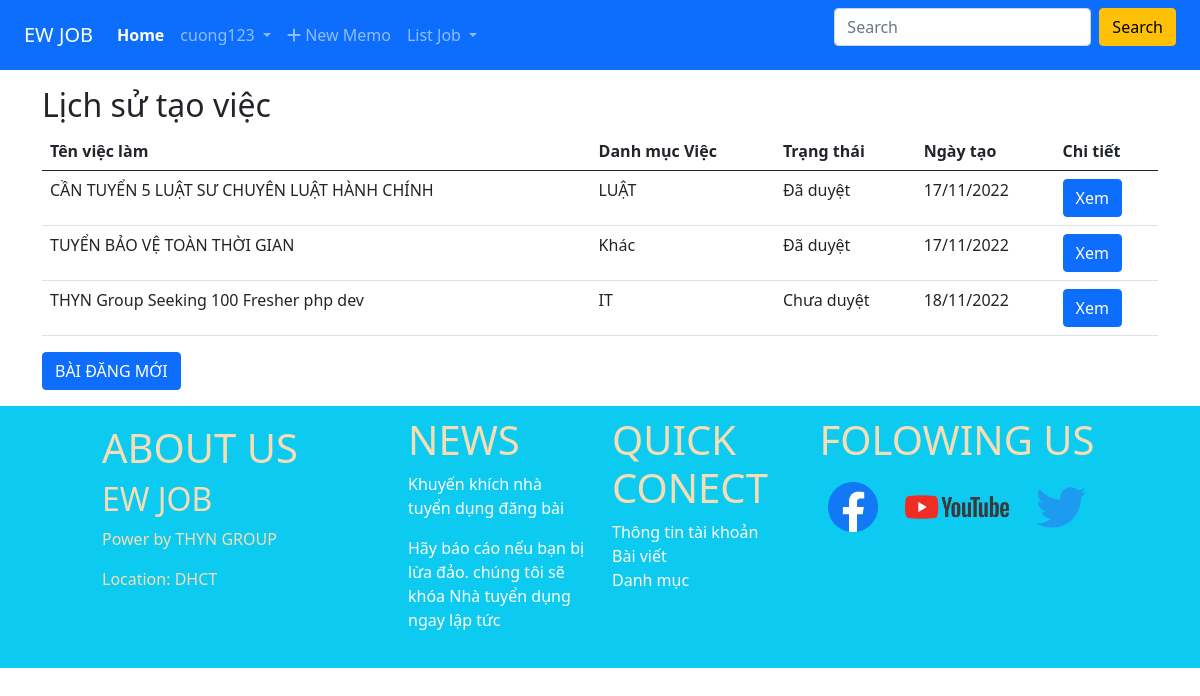
/index.php?quanly=job (signed in), run on the app's committed database.
### tables this page shows
CREATE TABLE `vieclam` (
  `id` int(11) NOT NULL,
  `id_danhmuc` varchar(100) NOT NULL,
  `tenviec` varchar(100) NOT NULL,
  `mota` longtext NOT NULL,
  `username` varchar(100) NOT NULL,
  `anhbia` varchar(100) NOT NULL,
  `trangthai` int(11) NOT NULL,
  `ngaytao` timestamp NOT NULL DEFAULT current_timestamp() ON UPDATE current_timestamp()
);

CREATE TABLE `danhmucviec` (
  `id_danhmuc` int(11) NOT NULL,
  `tendanhmuc` varchar(100) NOT NULL,
  `trangthai_dm` int(11) NOT NULL
);

### src/modules/ql_cv/history.php (the view)
<?php
if(isset($_SESSION['dangnhap'])){
  if(isset($_SESSION['nhatuyendung'])){
    $sql = $pdo->prepare(
        "SELECT * FROM vieclam as a, danhmucviec as b WHERE username = :usn AND a.id_danhmuc = b.id_danhmuc"
    );
    $sql->execute([
        'usn' => $_SESSION['dangnhap']
    ]);
  $rows = $sql->fetchAll()
?>
<h2>Lịch sử tạo việc</h2>
<table class="table">
  <thead>
    <tr>
      <th scope="col">Tên việc làm</th>
      <th scope="col">Danh mục Việc</th>
      <th scope="col">Trạng thái</th>
      <th scope="col">Ngày tạo</th>
      <th scope="col">Chi tiết</th>
    </tr>
  </thead>
  <tbody>
    <?php
        foreach($rows as $row){
    ?>
         <tr>
            <td scope="row"><?php echo $row['tenviec'] ?></td>
            <td scope="row"><?php echo $row['tendanhmuc'] ?></td>
            <td scope="row">
              <?php
              if($row['trangthai'] ==0){
                echo "Chưa duyệt";
              }elseif($row['trangthai'] == 1){
                echo "Đã duyệt";
              }else echo "đã từ chối";
              ?>
            </td>
            <td scope="row"> <?php echo date("d/m/Y",strtotime($row['ngaytao'])) ?></td>
            <td scope="row"><a href="index.php?quanly=chitietbai&id=<?php echo $row['id'] ?>" class="btn btn-primary">Xem</a></td>
        </tr>
    <?php
    }
    ?>
  </tbody>
</table>
<a href="index.php?quanly=thembai" class="btn btn-primary">BÀI ĐĂNG MỚI</a>
<?php
    }else{
?>
<h1>BẠN KHÔNG PHẢI NHÀ TUYỂN DỤNG VUI LÒNG ĐĂNG KÝ GÓI NHÀ TUYỂN DỤNG TẠI ĐÂY</h1>
<?php
    }
  }
?>

### index.php (shortened to what this page needs)
<!DOCTYPE html>
<html lang="en">
<head>
  <link href="https://cdn.jsdelivr.net/npm/bootstrap@5.0.2/dist/css/bootstrap.min.css" rel="stylesheet"
>
  <link rel="stylesheet" href="src/css/style.css">
</head>
<body>
  <?php
    include("src/header.php");
    include("src/main.php");
    include("src/footer.php");
  ?>
</body>
</html>

### src/header.php (shortened to what this page needs)
<div class="header bg-light row mb-3">
  <nav class="navbar navbar-expand-lg navbar-dark bg-primary">
    <div class="container-fluid">
      <a class="navbar-brand">EW JOB</a>
      <div class="collapse navbar-collapse" id="navbarNavDropdown">
        <ul class="navbar-nav">
          <li class="nav-item">
            <a class="nav-link active" aria-current="page" href="index.php">Home</a>
          </li>
          <li class="nav-item dropdown">
            <?php
              if(isset($_SESSION['dangnhap']) || isset($_SESSION['nhatuyendung'])){
            ?>
            <a class="nav-link dropdown-toggle" href="#" id="navbarDropdownMenuLink" role="button" data-bs-toggle="dropdown" aria-expanded="false">
             <?php if(isset($_SESSION['dangnhap'])) echo $_SESSION['dangnhap']; else echo $_SESSION['nhatuyendung']?>
            </a>
            <?php
              }
            ?>
          </li>
          <li class="nav-item">
            <a class="nav-link <?php
            if(!isset($_SESSION['dangnhap']) && !isset($_SESSION['nhatuyendung'])) echo "disabled";
          ?>" href="index.php?quanly=job"><i class="fa-solid fa-plus"></i> New Memo</a>
          </li>
          <li class="nav-item dropdown">
            <a class="nav-link dropdown-toggle" href="#" id="navbarDropdownMenuLink" role="button" data-bs-toggle="dropdown" aria-expanded="false">
              List Job
            </a>
          </li>
        </ul>
      </div>
      <form class="d-flex" action="index.php?quanly=timkiem" method="POST">
        <input class="form-control me-2" type="search" placeholder="Search" aria-label="Search" name="key">
        <button class="btn btn-warning" type="submit">Search</button>
      </form>
    </div>
  </nav>
</div>

### src/main.php
<div class="container">
  <div class="main mb-3">
    <?php
      if(isset($_GET['quanly'])){
        $tam = $_GET['quanly'];
      }else{
        $tam = '';
      }
      if($tam == 'job'){
        include("modules/ql_cv/history.php");
      }elseif($tam == 'thembai'){
        include("modules/ql_cv/thembai.php");
      }elseif($tam == 'chitietbai'){
        include("modules/ql_cv/chitietbai.php");
      }elseif($tam == 'suabai'){
        include("modules/ql_cv/suabai.php");
      }elseif($tam == 'xoabai'){
        include("modules/ql_cv/xoabai.php");
      }elseif($tam == 'danhmuc'){
        include("modules/danhmuc.php");
      }elseif($tam == 'danhmuc'){
        include("modules/danhmuc.php");
      }elseif($tam == 'acc_info'){
        include("modules/ql_acc/acc_info.php");
      }elseif($tam == 'timkiem'){
        include("modules/timkiem.php");
      }
      else{
        include("modules/index.php");
      }
    ?>
  </div>
</div>

### src/footer.php
<div class="footer bg-info row" >
  <div class="col-lg-3 col-12 offset-lg-1 mb-3">
    <h1 class="mt-2" id="gtct">ABOUT US</h1>
    <div id="gtct">
      <h2>EW JOB</h2>
      <p>Power by THYN GROUP</p>
      <p>Location: DHCT</p>
    </div>
  </div>
  <div class="col-lg-2 col-6" id="tintuc_footer">
    <h1>NEWS</h1>
    <div id="tintuc_footer">
      <a href=""><p>Khuyến khích nhà tuyển dụng đăng bài</p></a>
      <a href=""><p>Hãy báo cáo nếu bạn bị lừa đảo. chúng tôi sẽ khóa Nhà tuyển dụng ngay lập tức</p></a>
    </div>
  </div>
   <div class="col-lg-2 col-6" id="LKN_footer">
      <h1>QUICK CONECT</h6>
      <div class="row">
        <a href="index.php?quanly=acc_info">Thông tin tài khoản</a>
        <a href="index.php?quanly=job">Bài viết</a>
        <a href="">Danh mục</a>
      </div>
    </div>
  <div class="col-lg-3 col-12" style="text-align: center;">
    <h1>FOLOWING US</h1>
    <div>
    <a href="#"><img src="src/img/Facebook.png" width="50px" alt=""></a>
    <a href="#"><img src="src/img/you-tube.png" alt="" width="150px"></a>
    <a href="#"><img src="src/img/Twitter.png" alt="" width="50px"></a>
    </div>
  </div>
</div>

### src/css/style.css (style rules this page uses)
a.nav-link.active { font-weight: 600; }
.footer { color: wheat; padding-top: 10px; padding-bottom: 20px; }
#gtct { margin-right: 30px; }
#tintuc_footer a { text-decoration: none; color: white; }
#LKN_footer a { text-decoration: none; color: white; }

### data on the page
vieclam: tenviec "CẦN TUYỂN 5 LUẬT SƯ CHUYÊN LUẬT HÀNH CHÍNH", id_danhmuc.tendanhmuc "LUẬT", trangthai "Đã duyệt", ngaytao "17/11/2022"
vieclam: tenviec "TUYỂN BẢO VỆ TOÀN THỜI GIAN", id_danhmuc.tendanhmuc "Khác", trangthai "Đã duyệt", ngaytao "17/11/2022"
vieclam: tenviec "THYN Group Seeking 100 Fresher php dev", id_danhmuc.tendanhmuc "IT", trangthai "Chưa duyệt", ngaytao "18/11/2022"

### other printed values
$_SESSION['dangnhap'] "cuong123"
